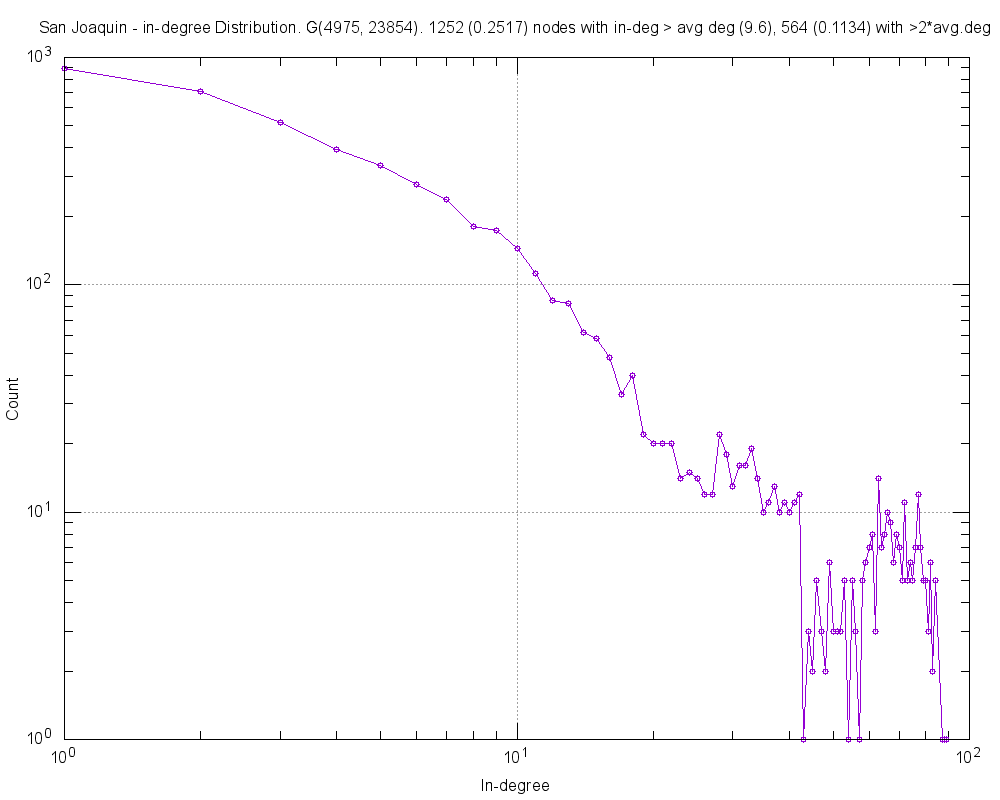

gnuplot code for this plot:
#
# San Joaquin - in-degree Distribution. G(4975, 23854). 1252 (0.2517) nodes with in-deg > avg deg (9.6), 564 (0.1134) with >2*avg.deg (Tue Dec  8 13:53:42 2015)
#

set title "San Joaquin - in-degree Distribution. G(4975, 23854). 1252 (0.2517) nodes with in-deg > avg deg (9.6), 564 (0.1134) with >2*avg.deg"
set key bottom right
set logscale xy 10
set format x "10^{%L}"
set mxtics 10
set format y "10^{%L}"
set mytics 10
set grid
set xlabel "In-degree"
set ylabel "Count"
set tics scale 2
set terminal png size 1000,800
set output 'inDeg.examplemodelSJEdges_ISO.txt.png'
plot 	"inDeg.examplemodelSJEdges_ISO.txt.tab" using 1:2 title "" with linespoints pt 6
